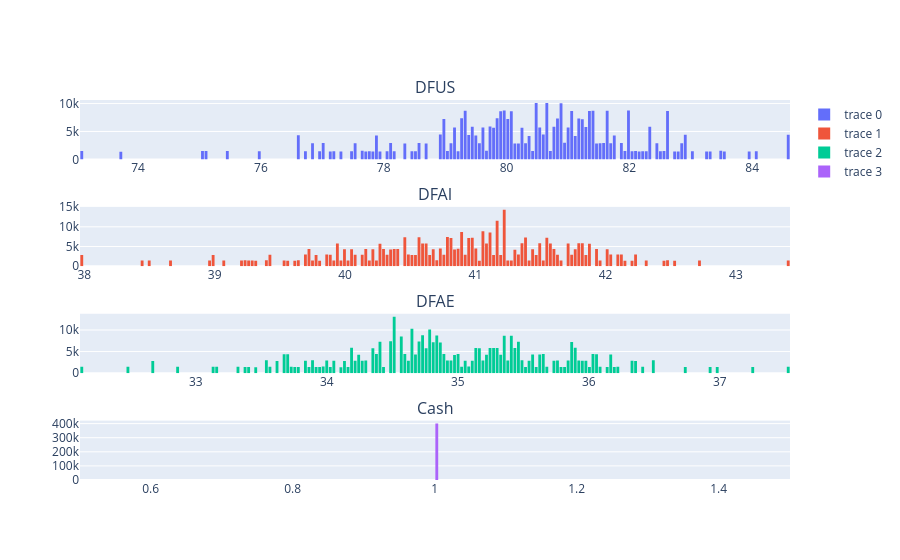

Source (notebook cell):
### Markdown cell above
# Appendix — bridge to paper 2: the block-bootstrap market at one week

The first step from the closed-form path to the non-parametric pipeline, kept here because every statement in it is a **one-week** statement. Same horizon as above; two changes to the market: a riskless **cash** column (constant at `deposit_rate`, compounded to the horizon) and, as the scenario model, the **stationary block bootstrap of the historical weeks** — with the lognormal Monte Carlo kept alongside as the benchmark. At one week the block length is inert (only a path's first week is drawn), so these scenarios are simply the ~270 historical weeks, resampled.

The bootstrap itself, the block-length choice and its caveats (block vs i.i.d. vs filtered historical simulation), the money-market model and its limitations are developed in paper 2, [`02_nonparametric_pipeline.ipynb`](02_nonparametric_pipeline.ipynb), where the horizon is one year.

### Code cell
# Scenarios: stationary block bootstrap of the historical weekly invariants (whole
# weeks resampled, summed over the horizon); the lognormal Monte Carlo of the normal
# model is kept alongside as the benchmark.  Both carry the same cash column.
N_SCENARIOS = 400000
SEED = 42

weekly_log_returns = assets_returns.to_numpy()
horizon_weeks = round(tau_projected / tau_in_estimation)
# rule of thumb n^(1/3) (6 weeks on ~270): weekly r shows no autocorrelation, r^2 does
# (Politis-White gives ~2-3 on r, ~11-14 on r^2 for DFUS/DFAI, and is unstable).
# Inert at horizon_weeks = 1: only a path's first week is ever drawn.
mean_block_length = round(len(weekly_log_returns) ** (1 / 3))

cash_price = 1.0
deposit_rate = 0.03
cash_horizon_value = cash_price * (1 + deposit_rate) ** tau_projected
print(cash_horizon_value)
prices_with_cash = np.append(prices_vector.ravel(), cash_price)


def sample_bootstrap_with_cash(seed: int) -> np.ndarray:
    market_samples = scenario_market.sample_block_bootstrap_scenarios(
        weekly_log_returns=weekly_log_returns,
        prices_vector=prices_vector,
        horizon_weeks=horizon_weeks,
        n_scenarios=N_SCENARIOS,
        mean_block_length=mean_block_length,
        seed=seed,
    )
    return scenario_market.append_cash_column(market_samples, cash_horizon_value)


def sample_normal_with_cash(seed: int) -> np.ndarray:
    market_samples = scenario_market.sample_market_scenarios(
        prices_vector=prices_vector,
        projected_mean_vector=projected_mean_vector,
        projected_cov_matrix=projected_cov_matrix,
        n_scenarios=N_SCENARIOS,
        seed=seed,
    )
    return scenario_market.append_cash_column(market_samples, cash_horizon_value)


market_samples_with_cash = sample_bootstrap_with_cash(SEED)
normal_samples_with_cash = sample_normal_with_cash(SEED)

# bin in numpy and plot bars: go.Histogram would embed all raw samples
# (3 x 200k floats, several MB) into the notebook JSON on every save.
# At horizon_weeks = 1 the bootstrap has only len(weekly_log_returns) distinct values.
fig = make_subplots(rows=4, cols=1, subplot_titles=asset_symbol_list + ['Cash'])
for row_index, asset_symbol in enumerate(asset_symbol_list):
    counts, bin_edges = np.histogram(market_samples_with_cash[:, row_index], bins=200)
    bin_centers = (bin_edges[:-1] + bin_edges[1:]) / 2
    fig.add_trace(go.Bar(x=bin_centers, y=counts, marker_line_width=0), row=row_index + 1, col=1)
    
counts, bin_edges = np.histogram(market_samples_with_cash[:, 3], bins=200)
bin_centers = (bin_edges[:-1] + bin_edges[1:]) / 2
fig.add_trace(go.Bar(x=bin_centers, y=counts, marker_line_width=0), row=4, col=1)

fig.show()

### Figure 1 — Plotly figure (JSON) as saved in the notebook; plotly's stock layout.template omitted (floating-point values rounded to 4 significant figures; data arrays with more than 128 entries replaced by an {"elided": "..."} marker saying what was removed)
{"data": [{"marker": {"line": {"width": 0}}, "type": "bar", "x": {"elided": "200 float values"}, "xaxis": "x", "y": {"elided": "200 int values"}, "yaxis": "y"}, {"marker": {"line": {"width": 0}}, "type": "bar", "x": {"elided": "200 float values"}, "xaxis": "x2", "y": {"elided": "200 int values"}, "yaxis": "y2"}, {"marker": {"line": {"width": 0}}, "type": "bar", "x": {"elided": "200 float values"}, "xaxis": "x3", "y": {"elided": "200 int values"}, "yaxis": "y3"}, {"marker": {"line": {"width": 0}}, "type": "bar", "x": {"elided": "200 float values"}, "xaxis": "x4", "y": {"elided": "200 int values"}, "yaxis": "y4"}], "layout": {"annotations": [{"font": {"size": 16}, "showarrow": false, "text": "DFUS", "x": 0.5, "xanchor": "center", "xref": "paper", "y": 1.0, "yanchor": "bottom", "yref": "paper"}, {"font": {"size": 16}, "showarrow": false, "text": "DFAI", "x": 0.5, "xanchor": "center", "xref": "paper", "y": 0.7188, "yanchor": "bottom", "yref": "paper"}, {"font": {"size": 16}, "showarrow": false, "text": "DFAE", "x": 0.5, "xanchor": "center", "xref": "paper", "y": 0.4375, "yanchor": "bottom", "yref": "paper"}, {"font": {"size": 16}, "showarrow": false, "text": "Cash", "x": 0.5, "xanchor": "center", "xref": "paper", "y": 0.1562, "yanchor": "bottom", "yref": "paper"}], "xaxis": {"anchor": "y", "domain": [0.0, 1.0]}, "xaxis2": {"anchor": "y2", "domain": [0.0, 1.0]}, "xaxis3": {"anchor": "y3", "domain": [0.0, 1.0]}, "xaxis4": {"anchor": "y4", "domain": [0.0, 1.0]}, "yaxis": {"anchor": "x", "domain": [0.8438, 1.0]}, "yaxis2": {"anchor": "x2", "domain": [0.5625, 0.7188]}, "yaxis3": {"anchor": "x3", "domain": [0.2812, 0.4375]}, "yaxis4": {"anchor": "x4", "domain": [0.0, 0.1562]}}}
